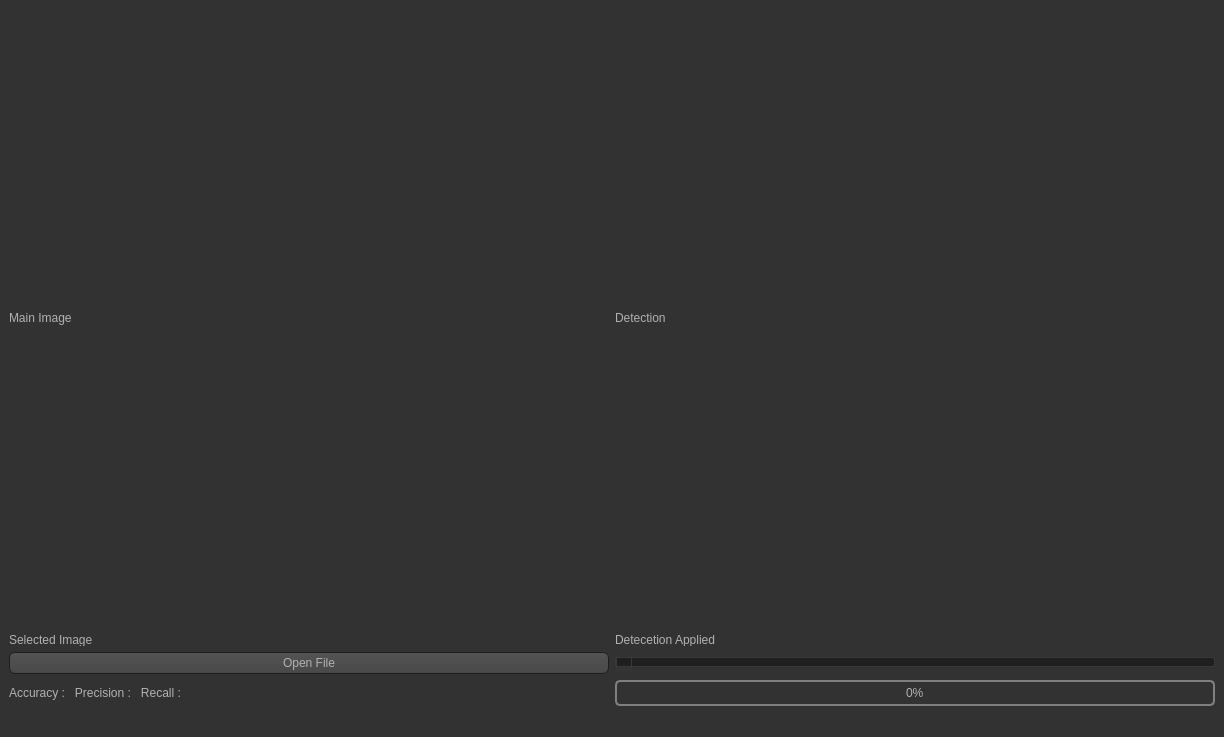
<?xml version="1.0" encoding="UTF-8"?>
<ui version="4.0">
 <class>MainWindow</class>
 <widget class="QMainWindow" name="MainWindow">
  <property name="geometry">
   <rect>
    <x>0</x>
    <y>0</y>
    <width>1224</width>
    <height>737</height>
   </rect>
  </property>
  <property name="windowTitle">
   <string>CovidDetector</string>
  </property>
  <property name="styleSheet">
   <string notr="true">QToolTip
{
     border: 1px solid black;
     background-color: #ffa02f;
     padding: 1px;
     border-radius: 3px;
     opacity: 100;
}

QWidget
{
    color: #b1b1b1;
    background-color: #323232;
}

QTreeView, QListView
{
    background-color: silver;
    margin-left: 5px;
}

QWidget:item:hover
{
    background-color: QLinearGradient( x1: 0, y1: 0, x2: 0, y2: 1, stop: 0 #ffa02f, stop: 1 #ca0619);
    color: #000000;
}

QWidget:item:selected
{
    background-color: QLinearGradient( x1: 0, y1: 0, x2: 0, y2: 1, stop: 0 #ffa02f, stop: 1 #d7801a);
}

QMenuBar::item
{
    background: transparent;
}

QMenuBar::item:selected
{
    background: transparent;
    border: 1px solid #ffaa00;
}

QMenuBar::item:pressed
{
    background: #444;
    border: 1px solid #000;
    background-color: QLinearGradient(
        x1:0, y1:0,
        x2:0, y2:1,
        stop:1 #212121,
        stop:0.4 #343434/*,
        stop:0.2 #343434,
        stop:0.1 #ffaa00*/
    );
    margin-bottom:-1px;
    padding-bottom:1px;
}

QMenu
{
    border: 1px solid #000;
}

QMenu::item
{
    padding: 2px 20px 2px 20px;
}

QMenu::item:selected
{
    color: #000000;
}

QWidget:disabled
{
    color: #808080;
    background-color: #323232;
}

QAbstractItemView
{
    background-color: QLinearGradient( x1: 0, y1: 0, x2: 0, y2: 1, stop: 0 #4d4d4d, stop: 0.1 #646464, stop: 1 #5d5d5d);
}

QWidget:focus
{
    /*border: 1px solid darkgray;*/
}

QLineEdit
{
    background-color: QLinearGradient( x1: 0, y1: 0, x2: 0, y2: 1, stop: 0 #4d4d4d, stop: 0 #646464, stop: 1 #5d5d5d);
    padding: 1px;
    border-style: solid;
    border: 1px solid #1e1e1e;
    border-radius: 5;
}

QPushButton
{
    color: #b1b1b1;
    background-color: QLinearGradient( x1: 0, y1: 0, x2: 0, y2: 1, stop: 0 #565656, stop: 0.1 #525252, stop: 0.5 #4e4e4e, stop: 0.9 #4a4a4a, stop: 1 #464646);
    border-width: 1px;
    border-color: #1e1e1e;
    border-style: solid;
    border-radius: 6;
    padding: 3px;
    font-size: 12px;
    padding-left: 5px;
    padding-right: 5px;
    min-width: 40px;
}

QPushButton:pressed
{
    background-color: QLinearGradient( x1: 0, y1: 0, x2: 0, y2: 1, stop: 0 #2d2d2d, stop: 0.1 #2b2b2b, stop: 0.5 #292929, stop: 0.9 #282828, stop: 1 #252525);
}

QComboBox
{
    selection-background-color: #ffaa00;
    background-color: QLinearGradient( x1: 0, y1: 0, x2: 0, y2: 1, stop: 0 #565656, stop: 0.1 #525252, stop: 0.5 #4e4e4e, stop: 0.9 #4a4a4a, stop: 1 #464646);
    border-style: solid;
    border: 1px solid #1e1e1e;
    border-radius: 5;
}

QComboBox:hover,QPushButton:hover
{
    border: 2px solid QLinearGradient( x1: 0, y1: 0, x2: 0, y2: 1, stop: 0 #ffa02f, stop: 1 #d7801a);
}


QComboBox:on
{
    padding-top: 3px;
    padding-left: 4px;
    background-color: QLinearGradient( x1: 0, y1: 0, x2: 0, y2: 1, stop: 0 #2d2d2d, stop: 0.1 #2b2b2b, stop: 0.5 #292929, stop: 0.9 #282828, stop: 1 #252525);
    selection-background-color: #ffaa00;
}

QComboBox QAbstractItemView
{
    border: 2px solid darkgray;
    selection-background-color: QLinearGradient( x1: 0, y1: 0, x2: 0, y2: 1, stop: 0 #ffa02f, stop: 1 #d7801a);
}

QComboBox::drop-down
{
     subcontrol-origin: padding;
     subcontrol-position: top right;
     width: 15px;

     border-left-width: 0px;
     border-left-color: darkgray;
     border-left-style: solid; /* just a single line */
     border-top-right-radius: 3px; /* same radius as the QComboBox */
     border-bottom-right-radius: 3px;
 }

QComboBox::down-arrow
{
     image: url(:/dark_orange/img/down_arrow.png);
}

QGroupBox
{
    border: 1px solid darkgray;
    margin-top: 10px;
}

QGroupBox:focus
{
    border: 1px solid darkgray;
}

QTextEdit:focus
{
    border: 1px solid darkgray;
}

QScrollBar:horizontal {
     border: 1px solid #222222;
     background: QLinearGradient( x1: 0, y1: 0, x2: 0, y2: 1, stop: 0.0 #121212, stop: 0.2 #282828, stop: 1 #484848);
     height: 7px;
     margin: 0px 16px 0 16px;
}

QScrollBar::handle:horizontal
{
      background: QLinearGradient( x1: 0, y1: 0, x2: 1, y2: 0, stop: 0 #ffa02f, stop: 0.5 #d7801a, stop: 1 #ffa02f);
      min-height: 20px;
      border-radius: 2px;
}

QScrollBar::add-line:horizontal {
      border: 1px solid #1b1b19;
      border-radius: 2px;
      background: QLinearGradient( x1: 0, y1: 0, x2: 1, y2: 0, stop: 0 #ffa02f, stop: 1 #d7801a);
      width: 14px;
      subcontrol-position: right;
      subcontrol-origin: margin;
}

QScrollBar::sub-line:horizontal {
      border: 1px solid #1b1b19;
      border-radius: 2px;
      background: QLinearGradient( x1: 0, y1: 0, x2: 1, y2: 0, stop: 0 #ffa02f, stop: 1 #d7801a);
      width: 14px;
     subcontrol-position: left;
     subcontrol-origin: margin;
}

QScrollBar::right-arrow:horizontal, QScrollBar::left-arrow:horizontal
{
      border: 1px solid black;
      width: 1px;
      height: 1px;
      background: white;
}

QScrollBar::add-page:horizontal, QScrollBar::sub-page:horizontal
{
      background: none;
}

QScrollBar:vertical
{
      background: QLinearGradient( x1: 0, y1: 0, x2: 1, y2: 0, stop: 0.0 #121212, stop: 0.2 #282828, stop: 1 #484848);
      width: 7px;
      margin: 16px 0 16px 0;
      border: 1px solid #222222;
}

QScrollBar::handle:vertical
{
      background: QLinearGradient( x1: 0, y1: 0, x2: 0, y2: 1, stop: 0 #ffa02f, stop: 0.5 #d7801a, stop: 1 #ffa02f);
      min-height: 20px;
      border-radius: 2px;
}

QScrollBar::add-line:vertical
{
      border: 1px solid #1b1b19;
      border-radius: 2px;
      background: QLinearGradient( x1: 0, y1: 0, x2: 0, y2: 1, stop: 0 #ffa02f, stop: 1 #d7801a);
      height: 14px;
      subcontrol-position: bottom;
      subcontrol-origin: margin;
}

QScrollBar::sub-line:vertical
{
      border: 1px solid #1b1b19;
      border-radius: 2px;
      background: QLinearGradient( x1: 0, y1: 0, x2: 0, y2: 1, stop: 0 #d7801a, stop: 1 #ffa02f);
      height: 14px;
      subcontrol-position: top;
      subcontrol-origin: margin;
}

QScrollBar::up-arrow:vertical, QScrollBar::down-arrow:vertical
{
      border: 1px solid black;
      width: 1px;
      height: 1px;
      background: white;
}


QScrollBar::add-page:vertical, QScrollBar::sub-page:vertical
{
      background: none;
}

QTextEdit
{
    background-color: #242424;
}

QPlainTextEdit
{
    background-color: #242424;
}

QHeaderView::section
{
    background-color: QLinearGradient(x1:0, y1:0, x2:0, y2:1, stop:0 #616161, stop: 0.5 #505050, stop: 0.6 #434343, stop:1 #656565);
    color: white;
    padding-left: 4px;
    border: 1px solid #6c6c6c;
}

QCheckBox:disabled
{
color: #414141;
}

QDockWidget::title
{
    text-align: center;
    spacing: 3px; /* spacing between items in the tool bar */
    background-color: QLinearGradient(x1:0, y1:0, x2:0, y2:1, stop:0 #323232, stop: 0.5 #242424, stop:1 #323232);
}

QDockWidget::close-button, QDockWidget::float-button
{
    text-align: center;
    spacing: 1px; /* spacing between items in the tool bar */
    background-color: QLinearGradient(x1:0, y1:0, x2:0, y2:1, stop:0 #323232, stop: 0.5 #242424, stop:1 #323232);
}

QDockWidget::close-button:hover, QDockWidget::float-button:hover
{
    background: #242424;
}

QDockWidget::close-button:pressed, QDockWidget::float-button:pressed
{
    padding: 1px -1px -1px 1px;
}

QMainWindow::separator
{
    background-color: QLinearGradient(x1:0, y1:0, x2:0, y2:1, stop:0 #161616, stop: 0.5 #151515, stop: 0.6 #212121, stop:1 #343434);
    color: white;
    padding-left: 4px;
    border: 1px solid #4c4c4c;
    spacing: 3px; /* spacing between items in the tool bar */
}

QMainWindow::separator:hover
{

    background-color: QLinearGradient(x1:0, y1:0, x2:0, y2:1, stop:0 #d7801a, stop:0.5 #b56c17 stop:1 #ffa02f);
    color: white;
    padding-left: 4px;
    border: 1px solid #6c6c6c;
    spacing: 3px; /* spacing between items in the tool bar */
}

QToolBar::handle
{
     spacing: 3px; /* spacing between items in the tool bar */
     background: url(:/dark_orange/img/handle.png);
}

QMenu::separator
{
    height: 2px;
    background-color: QLinearGradient(x1:0, y1:0, x2:0, y2:1, stop:0 #161616, stop: 0.5 #151515, stop: 0.6 #212121, stop:1 #343434);
    color: white;
    padding-left: 4px;
    margin-left: 10px;
    margin-right: 5px;
}

QProgressBar
{
    border: 2px solid grey;
    border-radius: 5px;
    text-align: center;
}

QProgressBar::chunk
{
    background-color: #d7801a;
    width: 2.15px;
    margin: 0.5px;
}

QTabBar::tab {
    color: #b1b1b1;
    border: 1px solid #444;
    border-bottom-style: none;
    background-color: #323232;
    padding-left: 10px;
    padding-right: 10px;
    padding-top: 3px;
    padding-bottom: 2px;
    margin-right: -1px;
}

QTabWidget::pane {
    border: 1px solid #444;
    top: 1px;
}

QTabBar::tab:last
{
    margin-right: 0; /* the last selected tab has nothing to overlap with on the right */
    border-top-right-radius: 3px;
}

QTabBar::tab:first:!selected
{
 margin-left: 0px; /* the last selected tab has nothing to overlap with on the right */


    border-top-left-radius: 3px;
}

QTabBar::tab:!selected
{
    color: #b1b1b1;
    border-bottom-style: solid;
    margin-top: 3px;
    background-color: QLinearGradient(x1:0, y1:0, x2:0, y2:1, stop:1 #212121, stop:.4 #343434);
}

QTabBar::tab:selected
{
    border-top-left-radius: 3px;
    border-top-right-radius: 3px;
    margin-bottom: 0px;
}

QTabBar::tab:!selected:hover
{
    /*border-top: 2px solid #ffaa00;
    padding-bottom: 3px;*/
    border-top-left-radius: 3px;
    border-top-right-radius: 3px;
    background-color: QLinearGradient(x1:0, y1:0, x2:0, y2:1, stop:1 #212121, stop:0.4 #343434, stop:0.2 #343434, stop:0.1 #ffaa00);
}

QRadioButton::indicator:checked, QRadioButton::indicator:unchecked{
    color: #b1b1b1;
    background-color: #323232;
    border: 1px solid #b1b1b1;
    border-radius: 6px;
}

QRadioButton::indicator:checked
{
    background-color: qradialgradient(
        cx: 0.5, cy: 0.5,
        fx: 0.5, fy: 0.5,
        radius: 1.0,
        stop: 0.25 #ffaa00,
        stop: 0.3 #323232
    );
}

QCheckBox::indicator{
    color: #b1b1b1;
    background-color: #323232;
    border: 1px solid #b1b1b1;
    width: 9px;
    height: 9px;
}

QRadioButton::indicator
{
    border-radius: 6px;
}

QRadioButton::indicator:hover, QCheckBox::indicator:hover
{
    border: 1px solid #ffaa00;
}

QCheckBox::indicator:checked
{
    image:url(:/dark_orange/img/checkbox.png);
}

QCheckBox::indicator:disabled, QRadioButton::indicator:disabled
{
    border: 1px solid #444;
}


QSlider::groove:horizontal {
    border: 1px solid #3A3939;
    height: 8px;
    background: #201F1F;
    margin: 2px 0;
    border-radius: 2px;
}

QSlider::handle:horizontal {
    background: QLinearGradient( x1: 0, y1: 0, x2: 0, y2: 1,
      stop: 0.0 silver, stop: 0.2 #a8a8a8, stop: 1 #727272);
    border: 1px solid #3A3939;
    width: 14px;
    height: 14px;
    margin: -4px 0;
    border-radius: 2px;
}

QSlider::groove:vertical {
    border: 1px solid #3A3939;
    width: 8px;
    background: #201F1F;
    margin: 0 0px;
    border-radius: 2px;
}

QSlider::handle:vertical {
    background: QLinearGradient( x1: 0, y1: 0, x2: 0, y2: 1, stop: 0.0 silver,
      stop: 0.2 #a8a8a8, stop: 1 #727272);
    border: 1px solid #3A3939;
    width: 14px;
    height: 14px;
    margin: 0 -4px;
    border-radius: 2px;
}

QAbstractSpinBox {
    padding-top: 2px;
    padding-bottom: 2px;
    border: 1px solid darkgray;

    border-radius: 2px;
    min-width: 50px;
}</string>
  </property>
  <widget class="QWidget" name="centralwidget">
   <layout class="QGridLayout" name="gridLayout">
    <item row="1" column="0">
     <widget class="QLabel" name="label">
      <property name="maximumSize">
       <size>
        <width>16777215</width>
        <height>13</height>
       </size>
      </property>
      <property name="text">
       <string>Selected Image</string>
      </property>
     </widget>
    </item>
    <item row="2" column="0">
     <widget class="QPushButton" name="openButton">
      <property name="text">
       <string>Open File</string>
      </property>
     </widget>
    </item>
    <item row="1" column="1">
     <widget class="QLabel" name="label_2">
      <property name="maximumSize">
       <size>
        <width>16777215</width>
        <height>13</height>
       </size>
      </property>
      <property name="text">
       <string>Detecetion Applied</string>
      </property>
     </widget>
    </item>
    <item row="2" column="1">
     <widget class="QSlider" name="fileSlider">
      <property name="orientation">
       <enum>Qt::Horizontal</enum>
      </property>
     </widget>
    </item>
    <item row="0" column="1">
     <widget class="QLabel" name="newImage">
      <property name="minimumSize">
       <size>
        <width>600</width>
        <height>600</height>
       </size>
      </property>
      <property name="text">
       <string>Detection</string>
      </property>
      <property name="alignment">
       <set>Qt::AlignJustify|Qt::AlignVCenter</set>
      </property>
     </widget>
    </item>
    <item row="0" column="0">
     <widget class="QLabel" name="mainImage">
      <property name="minimumSize">
       <size>
        <width>600</width>
        <height>600</height>
       </size>
      </property>
      <property name="text">
       <string>Main Image</string>
      </property>
      <property name="alignment">
       <set>Qt::AlignJustify|Qt::AlignVCenter</set>
      </property>
     </widget>
    </item>
    <item row="3" column="1">
     <widget class="QProgressBar" name="progressBar">
      <property name="value">
       <number>0</number>
      </property>
     </widget>
    </item>
    <item row="3" column="0">
     <widget class="QLabel" name="metrics">
      <property name="text">
       <string>Accuracy :   Precision :   Recall :</string>
      </property>
     </widget>
    </item>
   </layout>
  </widget>
  <widget class="QMenuBar" name="menubar">
   <property name="geometry">
    <rect>
     <x>0</x>
     <y>0</y>
     <width>1224</width>
     <height>21</height>
    </rect>
   </property>
  </widget>
  <widget class="QStatusBar" name="statusbar"/>
 </widget>
 <resources/>
 <connections/>
</ui>
